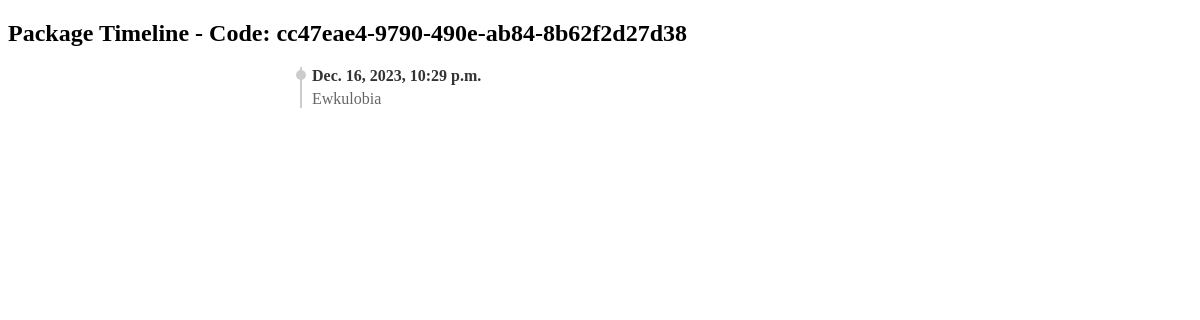
The page /package/3/timeline/ on the database its author committed.
### core/models.py (models this page shows, shortened)
class Package(models.Model):
    STATUS = (
        ('Out on Delivery', 'Out on Delivery'),
        ('Cancelled Delivery', 'Cancelled Cancelled'),
        ('Arrived for Pickup', 'Arrived for Pickup'),
        ('Successfully Delivered', 'Successfully Delivered'),
    )
    code = models.CharField(max_length=100, unique=True)
    status = models.CharField(max_length=200, choices=STATUS, null=True)
    date_created = models.DateTimeField(auto_now_add=True, null=True)
    delivery_date = models.DateTimeField(null=True, blank=True)

class PackageLocation(models.Model):
    package = models.ForeignKey(Package, related_name='locations', on_delete=models.CASCADE)
    location = models.CharField(max_length=100, null=True)
    timestamp = models.DateTimeField(auto_now_add=True, null=True)

### core/views.py (the view)
# urls.py: path('<int:package_id>/timeline/', views.package_timeline, name='package_timeline'),
def package_timeline(request, package_id):
    package = get_object_or_404(Package, pk=package_id)
    locations = package.locations.order_by('timestamp')  # Assuming 'locations' is the related name in Package model
    return render(request, 'package_timeline.html', {'package': package, 'locations': locations})

### core/templates/package_timeline.html (shortened to what this page needs)
<!DOCTYPE html>
<html lang="en">
<head>
</head>
<body>
<h2>Package Timeline - Code: {{ package.code }}</h2>
<div class="timeline">
    {% for location in locations %}
        <div class="timeline-item">
            <span class="time">{{ location.timestamp }}</span>
            <span class="location">{{ location.location }}</span>
        </div>
    {% endfor %}
</div>
</body>
</html>

### core/templates/package_timeline.html (style rules this page uses)
.timeline { position: relative; max-width: 600px; margin: 20px auto; }
.timeline-item { border-left: 2px solid #ccc; margin: 10px 0; padding-left: 10px; position: relative; }
.timeline-item::before { content: ""; width: 10px; height: 10px; background-color: #ccc; border-radius: 50%; position: absolute; left: -6px; top: 3px; }
.timeline-item:first-child { margin-top: 0; }
.timeline-item:last-child { margin-bottom: 0; }
.time { font-weight: bold; color: #333; display: block; margin-bottom: 5px; }
.location { color: #666; }

### rows shown on the page
Package: code "cc47eae4-9790-490e-ab84-8b62f2d27d38"
PackageLocation: timestamp "Dec. 16, 2023, 10:29 p.m.", location "Ewkulobia"
